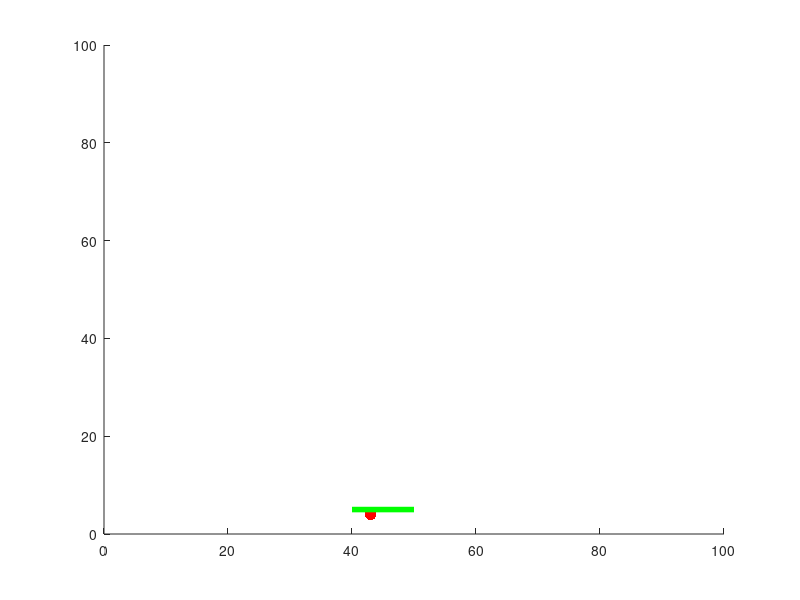

The MATLAB source for this figure:
%https://www.youtube.com/watch?v=taDSfV2a3J8&ab_channel=SilasHenderson;

%--------------------------Setup---------------------------------------%
FallingBlocksFigure = figure('color',[.2 .8 .8],...            %Block
    'KeyPressFcn', @keyboardFunction);

FallingBlocksAxes = axes('color', 'black',...                  %Axes
   'XLim', [0 100], 'YLim', [0 100]);

FallingBlockVel = [0, -2];                                       %Ball
FallingBlockPos = [20, 70];
FallingBlock = line(FallingBlockPos(1),FallingBlockPos(2),...  
    'marker','.','markersize', 25,'color','red');

global PlayerCenter;                                            %Player
PlayerCenter = 45;
Player = line([PlayerCenter - 5, PlayerCenter + 5],[5 5],...     
    'color', 'green', 'linewidth', 4);

%------------------------Loop-----------------------------------------%
tic;
toc;
while toc < 15
    
    if FallingBlockPos(2) < 5
        if abs(FallingBlockPos(1) - PlayerCenter) > 5
            newpos = randi([10 90]);
            FallingBlockPos = [newpos 80];
        else 
           close all; return ;
        end
    end
                
    FallingBlockPos = FallingBlockPos + FallingBlockVel;      %Update Ball  
    set(FallingBlock, 'XData', FallingBlockPos(1), 'YData', FallingBlockPos(2))
    
    set(Player, 'XData', [PlayerCenter - 5, PlayerCenter + 5])
    
    pause(0.05);
end
%------------------------Functions------------------------------------%
function keyboardFunction(figure,event)
global PlayerCenter
switch event.Key
    case 'rightarrow'
        PlayerCenter = PlayerCenter + 2; 
    case 'leftarrow'
        PlayerCenter = PlayerCenter - 2;
    case 'a'
        PlayerCenter = PlayerCenter - 2;
    case 'd'
        PlayerCenter = PlayerCenter + 2;
end 
%set(gcf,'color',rand(1,3))
end


